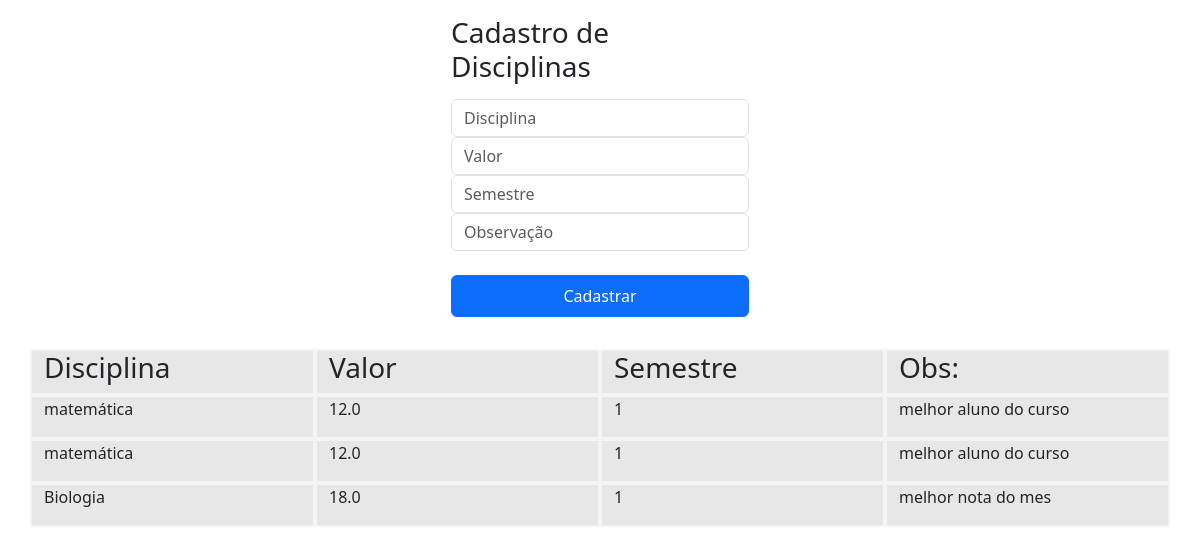
Page /notas (signed in) on the committed database.
### tables this page shows
CREATE TABLE notas (
    id INTEGER PRIMARY KEY AUTOINCREMENT,
    aluno_id INTEGER NOT NULL,
    disciplina TEXT NOT NULL,
    valor REAL NOT NULL,
    semestre TEXT,
    observacao TEXT,
    FOREIGN KEY(aluno_id) REFERENCES alunos(id)
);

### app.py (the view, shortened to what this page needs)
@app.route("/notas", methods=["GET","POST"])
def notas():
    if "aluno_id" not in session:
        return redirect("/login")
    db = get_db()
    notas = db.execute("SELECT * FROM notas WHERE aluno_id=?",(session["aluno_id"],)).fetchall()
    db.close()
    return render_template("notas.html", notas=notas)

### db.py (called while the page is built)
def get_db():
    conn = sqlite3.connect("alunos.db")
    conn.row_factory = sqlite3.Row
    return conn

### templates/notas.html (shortened to what this page needs)
<link rel="stylesheet" href="{{url_for('static', filename='bootstrap.min.css')}}"/>
<link href="{{url_for('static', filename='bootstrap.min.css')}}" rel="stylesheet" />
<link href="{{url_for('static', filename='sign-in.css')}}" rel="stylesheet" />
<main class="form-signin w-100 m-auto">
  <form method="post">
  <h2 class="h3 mb-3 fw-normal">Cadastro de Disciplinas</h2>
  <input class="form-control" placeholder="Disciplina" name="disciplina"/>
  <input class="form-control" placeholder="Valor" name="valor"/>
  <input class="form-control" placeholder="Semestre" name="semestre"/>
  <input class="form-control" placeholder="Observação" name="observacao"/><br/>
  <button class="btn btn-primary w-100 py-2" type="submit">Cadastrar</button>
  </form>
 </main>
  <div class="container">
  <div class="row">
  <div class="col grid"><h3>Disciplina</h3></div>
  <div class="col grid"><h3>Valor</h3></div>
  <div class="col grid"><h3>Semestre</h3></div>
  <div class="col grid"><h3>Obs:</h3></div>
  </div>
</div>
 {% for n in notas %}
 <div class="container">
  <div class="row">
  <div class="col grid"><p>{{n['disciplina']}}</p></div>
  <div class="col grid"> <p>{{n['valor']}}</p></div>
  <div class="col grid"><p>{{n['semestre']}}</p></div>
  <div class="col grid"><p>{{n['observacao']}}</p></div>
  </div>
</div>
{% endfor %}

### static/sign-in.css (style rules this page uses)
.form-signin { max-width: 330px; padding: 1rem; }

### templates/notas.html (style rules this page uses)
div.grid { background: #07070718; border: 2px solid rgba(255, 255, 255, 0.548); height: auto; display: flex; align-items: center; }

### rows in the picture
notas: disciplina "matemática", valor "12.0", semestre "1", observacao "melhor aluno do curso"
notas: disciplina "matemática", valor "12.0", semestre "1", observacao "melhor aluno do curso"
notas: disciplina "Biologia", valor "18.0", semestre "1", observacao "melhor nota do mes"
